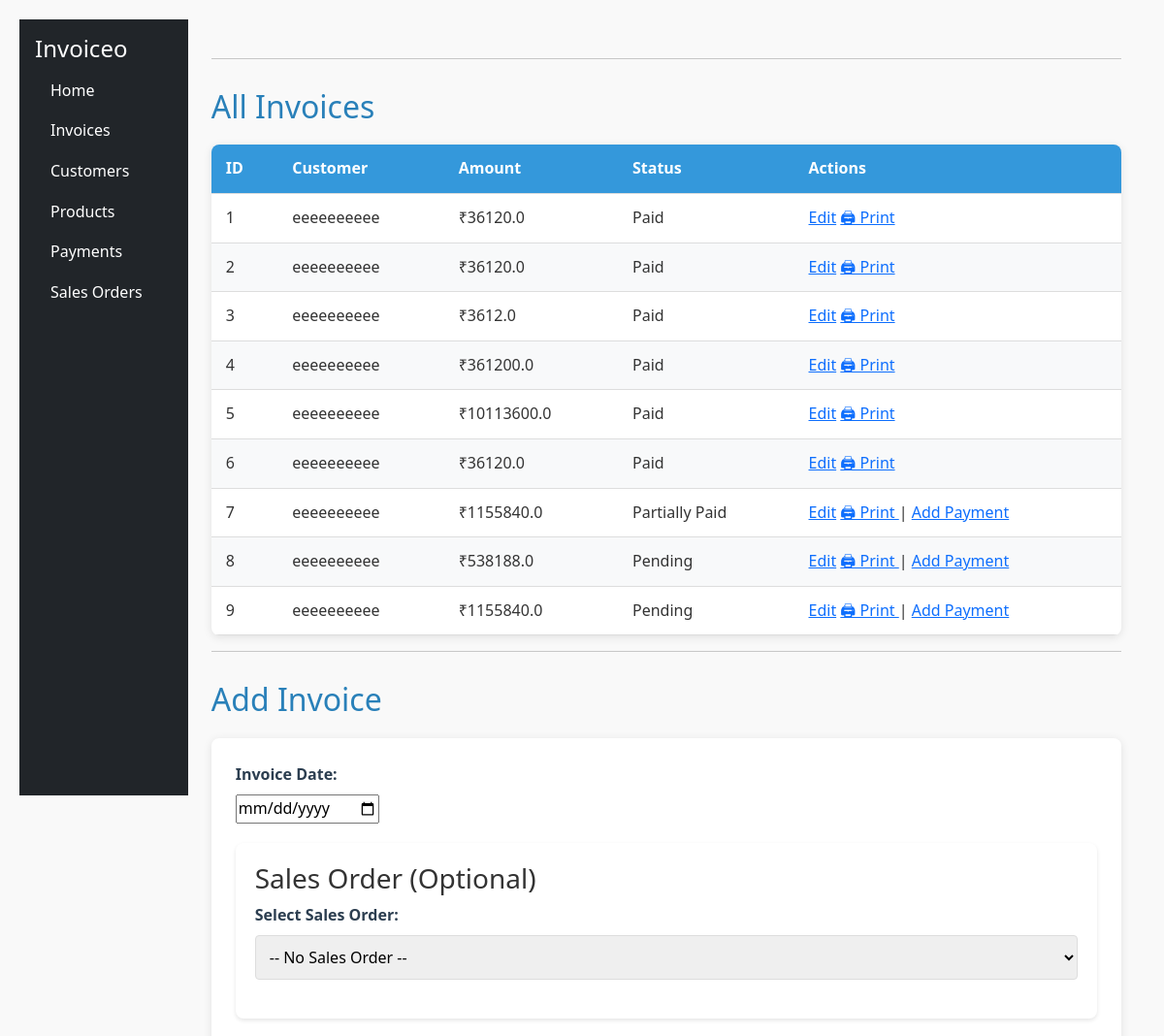
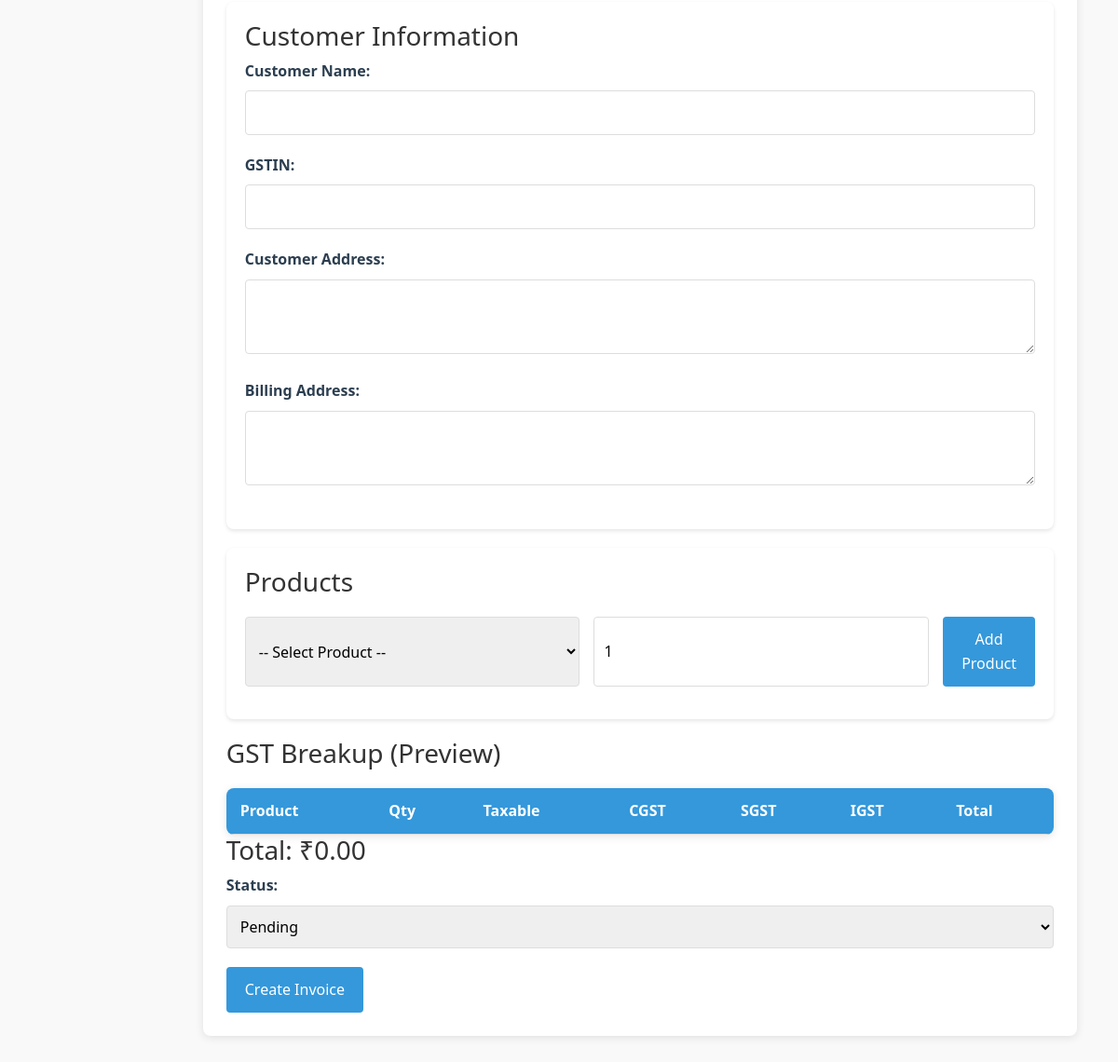
Page /invoices on the committed database (2 pictures, top to bottom).
### app.py (models this page shows)
class Invoice(db.Model):
    id = db.Column(db.Integer, primary_key=True)
    customer_name = db.Column(db.String(100), nullable=False)
    customer_gstin = db.Column(db.String(15), nullable=False)
    amount = db.Column(db.Float, nullable=False)
    customer_address = db.Column(db.String(300), nullable=False)
    billing_address = db.Column(db.String(300), nullable=False)
    status = db.Column(db.String(20), default="Pending")
    created_at = db.Column(db.DateTime, default=datetime.utcnow)
    items = db.relationship('InvoiceItem', backref='invoice', cascade='all, delete-orphan')
    payments = db.relationship('Payment', backref='invoice', cascade='all, delete-orphan')
    @property
    def total_paid(self):
        return sum(p.amount for p in self.payments)
    @property
    def balance(self):
        return round(self.amount - self.total_paid, 2)

### app.py (the view)
@app.route('/invoices')
def invoices():
    return render_template(
        'invoices.html',
        invoices=Invoice.query.all(),
        customers=Customer.query.all(),
        products=Product.query.all(),
        sales_orders=SalesOrder.query.all()
    )

### templates/invoices.html (shortened to what this page needs)
{% extends 'base.html' %}
{% block content %}
<link rel="stylesheet" href="{{ url_for('static', filename='invoice.css') }}">
<hr>
<h2>All Invoices</h2>
{% if invoices %}
<table>
    <thead>
        <tr>
            <th>ID</th>
            <th>Customer</th>
            <th>Amount</th>
            <th>Status</th>
            <th>Actions</th>
        </tr>
    </thead>
    <tbody>
    {% for invoice in invoices %}
        <tr>
            <td>{{ invoice.id }}</td>
            <td>{{ invoice.customer_name }}</td>
            <td>₹{{ invoice.amount }}</td>
            <td>{{ invoice.status }}</td>
            <td>
                <a href="{{ url_for('edit_invoice', id=invoice.id) }}">Edit</a>
                <a href="{{ url_for('invoice_pdf', invoice_id=invoice.id) }}" target="_blank">
    🖨 Print
                </a>
                {% if invoice.balance > 0 %}
                    | <a href="{{ url_for('add_payment', invoice_id=invoice.id) }}">Add Payment</a>
                {% endif %}
            </td>
        </tr>
    {% endfor %}
    </tbody>
</table>
{% else %}
<p>No invoices found.</p>
{% endif %}
<hr>
<h2>Add Invoice</h2>
<form method="POST" action="{{ url_for('add_invoice') }}">
<div class="form-group">
    <label>Invoice Date:</label>
    <input type="date" name="invoice_date" required>
</div>
<div class="form-section">
    <h3>Sales Order (Optional)</h3>
    <div class="form-group">
        <label>Select Sales Order:</label>
        <select name="sales_order_id" id="sales_order_id" onchange="fillFromSO()">
            <option value="">-- No Sales Order --</option>
        </select>
    </div>
</div>
<div class="form-section">
    <h3>Customer Information</h3>
    <div class="form-group">
        <label>Customer Name:</label>
        <input type="text" name="customer_name" id="customer_name" required>
    </div>
    <div class="form-group">
        <label>GSTIN:</label>
        <input type="text" name="customer_gstin" id="customer_gstin" required>
    </div>
    <div class="form-group">
        <label>Customer Address:</label>
        <textarea name="customer_address" id="customer_address" required></textarea>
    </div>
    <div class="form-group">
        <label>Billing Address:</label>
        <textarea name="billing_address" id="billing_address" required></textarea>
    </div>
</div>
<div class="form-section">
    <h3>Products</h3>
    <div class="form-row">
        <select id="product_select">
            <option value="">-- Select Product --</option>
        </select>
        <input type="number" id="product_quantity" min="1" value="1">
        <button type="button" onclick="addProductRow()">Add Product</button>
    </div>
</div>
<h3>GST Breakup (Preview)</h3>
<table id="gst_table">
    <thead>
        <tr>
            <th>Product</th>
            <th>Qty</th>
            <th>Taxable</th>
            <th>CGST</th>
            <th>SGST</th>
            <th>IGST</th>
            <th>Total</th>
        </tr>
    </thead>
</table>
<h3>Total: ₹<span id="invoice_total">0.00</span></h3>
<div class="form-group">
    <label>Status:</label>
    <select name="status">
        <option value="Pending">Pending</option>
    </select>
</div>
<button type="submit">Create Invoice</button>
</form>
{% endblock %}

### static/invoice.css (style rules this page uses)
body { font-family: 'Segoe UI', Tahoma, Geneva, Verdana, sans-serif; line-height: 1.6; color: #333; max-width: 1200px; margin: 0 auto; padding: 20px; background-color: #f9f9f9; }
h1, h2 { color: #2c3e50; margin-bottom: 20px; }
h2 { color: #2980b9; margin-top: 30px; }
form { background: white; padding: 25px; border-radius: 8px; box-shadow: 0 2px 10px rgba(0, 0, 0, 0.1); margin-bottom: 30px; }
.form-group { margin-bottom: 20px; }
label { display: block; margin-bottom: 8px; font-weight: 600; color: #2c3e50; }
input[type="text"], input[type="number"], select, textarea { width: 100%; padding: 10px; border: 1px solid #ddd; border-radius: 4px; font-size: 16px; transition: border-color 0.3s; }
textarea { min-height: 80px; resize: vertical; }
button, input[type="submit"] { background-color: #3498db; color: white; border: none; padding: 12px 20px; border-radius: 4px; cursor: pointer; font-size: 16px; transition: background-color 0.3s; }
table { width: 100%; border-collapse: collapse; margin-top: 20px; background: white; box-shadow: 0 2px 10px rgba(0, 0, 0, 0.1); border-radius: 8px; overflow: hidden; }
th, td { padding: 12px 15px; text-align: left; border-bottom: 1px solid #ddd; }
th { background-color: #3498db; color: white; font-weight: 600; }
tr:nth-child(even) { background-color: #f8f9fa; }
.form-section { background: white; padding: 20px; border-radius: 8px; box-shadow: 0 2px 4px rgba(0,0,0,0.1); margin-bottom: 20px; }
.form-row { display: flex; gap: 15px; margin-bottom: 15px; }

### rows in the picture
Invoice: id "1", customer_name "eeeeeeeeee", amount "36120.0", status "Paid"
Invoice: id "2", customer_name "eeeeeeeeee", amount "36120.0", status "Paid"
Invoice: id "3", customer_name "eeeeeeeeee", amount "3612.0", status "Paid"
Invoice: id "4", customer_name "eeeeeeeeee", amount "361200.0", status "Paid"
Invoice: id "5", customer_name "eeeeeeeeee", amount "10113600.0", status "Paid"
Invoice: id "6", customer_name "eeeeeeeeee", amount "36120.0", status "Paid"
Invoice: id "7", customer_name "eeeeeeeeee", amount "1155840.0", status "Partially Paid"
Invoice: id "8", customer_name "eeeeeeeeee", amount "538188.0", status "Pending"
Invoice: id "9", customer_name "eeeeeeeeee", amount "1155840.0", status "Pending"
